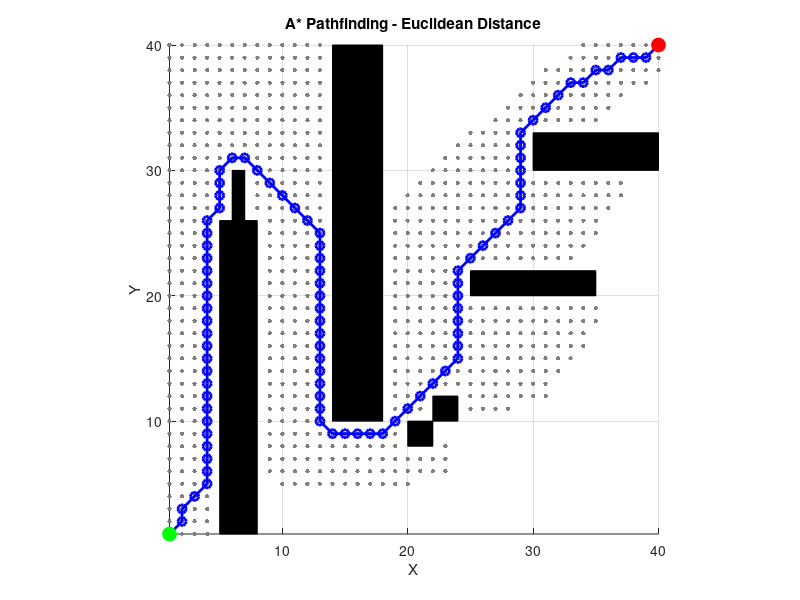

The MATLAB script that drew this image:
function A_star_pathfinding
    tic
    % Environment size
    MAX_ROWS = 40;
    MAX_COLS = 40;
    TOTAL_NODES = MAX_ROWS * MAX_COLS;
    LARGE_VALUE = 9999;

    % Start and goal positions
    startX = 1; startY = 1;
    goalX = 40; goalY = 40;

    % Obstacles [x1, y1, width, height]
    obstaclesrec = {[5,1,3,25],[6,26,1,4],[14,10,4,30],[20,8,2,2],[22,10,2,2],[25,20,10,2],[30,30,10,3]};

    % Define object size
    objectSize = 4; % Considering an object of 4*4

    % Perform A* search and receive parents array for path plotting
    [parents, searchArea] = aStarSearch(startX, startY, goalX, goalY, MAX_COLS, MAX_ROWS, TOTAL_NODES, LARGE_VALUE, obstaclesrec);
    toc

    % Plot the environment, obstacles, and the path
    plotEnvironmentAndPath(parents, searchArea, startX, startY, goalX, goalY, MAX_COLS, obstaclesrec, objectSize);
end

function idx = xyToIndex(x, y, MAX_COLS)
    idx = (y - 1) * MAX_COLS + (x - 1) + 1;
end

function [x, y] = indexToXY(idx, MAX_COLS)
    x = mod(idx - 1, MAX_COLS) + 1;
    y = floor((idx - 1) / MAX_COLS) + 1;
end

function distance = calculateDistance(x1, y1, x2, y2)
    distance = sqrt((x1 - x2)^2 + (y1 - y2)^2);
end

% When not considering obstacle expansion
function isValid = isValidPosition(x, y, MAX_COLS, MAX_ROWS, obstaclesrec)
    isValid = x >= 1 && x <= MAX_COLS && y >= 1 && y <= MAX_ROWS;
    for i = 1:length(obstaclesrec)
        obstacle = obstaclesrec{i};
        if x >= obstacle(1) && x <= obstacle(1) + obstacle(3) && ...
           y >= obstacle(2) && y <= obstacle(2) + obstacle(4)
            isValid = false;
            break;
        end
    end
end

% function isValid = isValidPosition(x, y, MAX_COLS, MAX_ROWS, obstaclesrec)
%     isValid = x >= 1 && x <= MAX_COLS && y >= 1 && y <= MAX_ROWS;
%     expansion = 2; % Expand obstacle area by 2 nodes on each side
% 
%     for i = 1:length(obstaclesrec)
%         obstacle = obstaclesrec{i};
%         % Adjust obstacle coordinates to include the expansion
%         obstacleExpanded = [obstacle(1) - expansion, obstacle(2) - expansion, ...
%                             obstacle(3) + 2*expansion, obstacle(4) + 2*expansion];
% 
%         if x >= obstacleExpanded(1) && x <= obstacleExpanded(1) + obstacleExpanded(3) && ...
%            y >= obstacleExpanded(2) && y <= obstacleExpanded(2) + obstacleExpanded(4)
%             isValid = false;
%             break;
%         end
%     end
% end

function [openList, closedList, g, h, f, parents] = initializeGrid(TOTAL_NODES, LARGE_VALUE)
    openList = false(1, TOTAL_NODES);
    closedList = false(1, TOTAL_NODES);
    g = ones(1, TOTAL_NODES) * LARGE_VALUE;
    h = ones(1, TOTAL_NODES) * LARGE_VALUE;
    f = ones(1, TOTAL_NODES) * LARGE_VALUE;
    parents = -ones(1, TOTAL_NODES);
end

function [parents, searchArea] = aStarSearch(startX, startY, goalX, goalY, MAX_COLS, MAX_ROWS, TOTAL_NODES, LARGE_VALUE, obstaclesrec)
    [openList, closedList, g, h, f, parents] = initializeGrid(TOTAL_NODES, LARGE_VALUE);

    searchArea = false(1, TOTAL_NODES); % Initialize search area tracking
    
    startIdx = xyToIndex(startX, startY, MAX_COLS);
    goalIdx = xyToIndex(goalX, goalY, MAX_COLS);
    g(startIdx) = 0;
    h(startIdx) = calculateDistance(startX, startY, goalX, goalY);
    f(startIdx) = h(startIdx);
    openList(startIdx) = true;

    while true
        currentIdx = -1;
        minF = LARGE_VALUE;
        for i = 1:TOTAL_NODES
            if openList(i) && f(i) < minF
                minF = f(i);
                currentIdx = i;
            end
        end

        if currentIdx == -1
            disp('Path not found.');
            return;
        end

        if currentIdx == goalIdx
            return; % Parents array will be used for path reconstruction
        end

        openList(currentIdx) = false;
        closedList(currentIdx) = true;

        [currentX, currentY] = indexToXY(currentIdx, MAX_COLS);

        for dx = -1:1
            for dy = -1:1
                if dx == 0 && dy == 0, continue; end

                newX = currentX + dx;
                newY = currentY + dy;
                if ~isValidPosition(newX, newY, MAX_COLS, MAX_ROWS, obstaclesrec), continue; end

                neighborIdx = xyToIndex(newX, newY, MAX_COLS);
                if closedList(neighborIdx), continue; end

                tentativeG = g(currentIdx) + calculateDistance(currentX, currentY, newX, newY);
                if ~openList(neighborIdx) || tentativeG < g(neighborIdx)
                    parents(neighborIdx) = currentIdx;
                    g(neighborIdx) = tentativeG;
                    h(neighborIdx) = calculateDistance(newX, newY, goalX, goalY);
                    f(neighborIdx) = g(neighborIdx) + h(neighborIdx);
                    openList(neighborIdx) = true;
                    searchArea(neighborIdx) = true; % Mark node as part of the search area
                end
            end
        end
    end
    return; % Return both parents and searchArea for plotting
end

function plotEnvironmentAndPath(parents, searchArea, startX, startY, goalX, goalY, MAX_COLS, obstaclesrec, objectSize)
    [pathX, pathY, totalPathDistance] = reconstructPath(parents, goalX, goalY, startX, startY, MAX_COLS);

    figure; hold on; axis equal; grid on; axis([1 40 1 40]);
    title('A* Pathfinding - Euclidean Distance'); xlabel('X'); ylabel('Y');

    % Convert searchArea into (x, y) coordinates for plotting
    [searchY, searchX] = find(searchArea);
    for i = 1:length(searchX)
        [x, y] = indexToXY(searchX(i), MAX_COLS);
        plot(x, y, '.', 'MarkerEdgeColor', [0.5 0.5 0.5], 'MarkerSize', 10);
    end

    % Plot expanded obstacles
    % for i = 1:length(obstaclesrec)
    %         rect = obstaclesrec{i};
    %         % Calculate the center of the rectangle for plotting
    %         centerX = rect(1) + rect(3)/2;
    %         centerY = rect(2) + rect(4)/2;
    %         expansion = floor(objectSize/2);
    %         % Calculate expanded rectangle parameters
    %         expandedX = centerX - (rect(3)/2 + expansion);
    %         expandedY = centerY - (rect(4)/2 + expansion);
    %         expandedWidth = rect(3) + 2*expansion;
    %         expandedHeight = rect(4) + 2*expansion;
    %         % Plot a rectangle or use a scatter plot if you want to match the searched area style more closely
    %         % Here we use scatter for individual points to closely mimic the 'yo' marker style but in light blue
    %         [X, Y] = meshgrid(expandedX:expandedX+expandedWidth, expandedY:expandedY+expandedHeight);
    %         scatter(X(:), Y(:), 'MarkerEdgeColor', [1, 0, 0], 'Marker', '.', 'SizeData', 100); % Light blue color
    %         hold on;
    % end
    
    % Plot obstacles
    for i = 1:length(obstaclesrec)
        obstacle = obstaclesrec{i};
        rectangle('Position', [obstacle(1), obstacle(2), obstacle(3), obstacle(4)], 'FaceColor', [0 0 0]); % black color
    end
    
    % Plot path
    plot(pathX, pathY, 'b-o', 'LineWidth', 2);
    
    % Plot start and goal points
    plot(startX, startY, 'go', 'MarkerSize', 10, 'MarkerFaceColor', [0 1 0]); % green color
    plot(goalX, goalY, 'ro', 'MarkerSize', 10, 'MarkerFaceColor', [1 0 0]); % red color

    fprintf('Total path distance: %.2f units\n', totalPathDistance);
    
    hold off;
end

function [pathX, pathY, totalPathDistance] = reconstructPath(parents, goalX, goalY, startX, startY, MAX_COLS)
    idx = xyToIndex(goalX, goalY, MAX_COLS);
    pathX = goalX; % Initialize with the goal position
    pathY = goalY; % Initialize with the goal position
    totalPathDistance = 0; % Initialize total path distance
    
    while parents(idx) ~= -1
        nextIdx = parents(idx);
        [nextX, nextY] = indexToXY(nextIdx, MAX_COLS);
        
        % Determine if the movement is diagonal or orthogonal by comparing X and Y differences
        if abs(nextX - pathX(1)) == 1 && abs(nextY - pathY(1)) == 1
            totalPathDistance = totalPathDistance + sqrt(2); % Diagonal movement
        else
            totalPathDistance = totalPathDistance + 1; % Orthogonal movement
        end
        
        % Prepend the new position to the path
        pathX = [nextX, pathX];
        pathY = [nextY, pathY];
        
        idx = nextIdx; % Move to the next node in the path
    end
    
    % No need to add the start position to the beginning
    % because we start from the goal
end